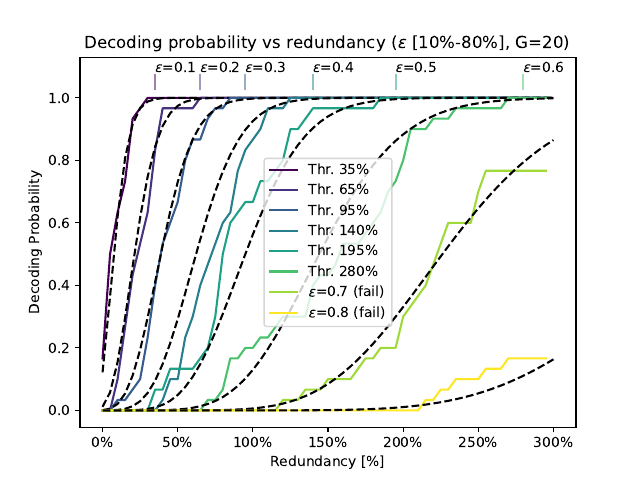

Recreate this plot in Python.
import numpy as np
import matplotlib.pyplot as plt
import matplotlib.ticker as mtick
from shared import success_rates
import pandas as pd

eps = 0.2 # PER
delta_max = 60 # R - G
G = 20
N_G = 30
q = pow(2, 8)
csv_file = '21_experiment_filtered_gen_updates.csv'
df = pd.read_csv(csv_file)

colors = ['green']
color_index = 0
gk = df[df.Success == True].groupby('PerConfig')

# Set percentage
fig, ax = plt.subplots()
ax.xaxis.set_major_formatter(mtick.PercentFormatter())

# Construct colormap
colors = plt.cm.viridis(np.linspace(0, 1, len(gk)-1))

output_data = []
df_model = pd.DataFrame({'Redundancy': [], 'SuccessRate': [], 'PER': []})
for per_name, group in gk:

    print("Plotting PER", per_name, type(per_name))
    if per_name == 0.0:
        continue

    grp = group['RedundancyUsed']

    # Get histogram from data and run through model
    hist, bins = np.histogram(grp, bins=delta_max, range=[0, 60])
    reds, model = success_rates(G, delta_max, per_name, q, False)

    # Append to series for csv export
    added_df = pd.DataFrame(
        {'Redundancy': list(reds), 'SuccessRate': model, 'PER': [per_name] * len(reds)})
    df_model = pd.concat([df_model, added_df], ignore_index=True)

    # Rescale x-axes
    reds = 100*(np.array(reds))/G
    bins = 100*(bins)/G

    success_threshold_pre = np.argwhere(np.array(model) > 0.995)
    if len(success_threshold_pre) > 0:
        # Collect minimum success point
        success_threshold = success_threshold_pre[0]
        
        success_threshold_perc = 100*(success_threshold[0]) / G
        print("Threshold", success_threshold_perc)
        plt.vlines(success_threshold_perc, 1.025, 1.075, color=colors[color_index],
                   linestyles='solid', alpha=0.5)
        plt.text(success_threshold_perc, 1.08, f"$\epsilon$={per_name:.1f}")
        
        # Completed, Cumulative norm by gen count N_G
        plt.plot(bins[:-1], np.cumsum(hist)/N_G,
                 color=colors[color_index], label=f'Thr. {success_threshold_perc:.0f}%')
    
    else:
        # Failure, Cumulative norm by gen count N_G
        plt.plot(bins[:-1], np.cumsum(hist)/N_G,
             color=colors[color_index], label=f'$\epsilon$={per_name:.1f} (fail)')

    plt.plot(reds, model, '--', color='black')
    # label = '{0}'.format(per_name)
    # plt.text(color_index * 6 * 5, y[30] - color_index / 350, label)

    color_index += 1

df_model.to_csv('21_output.csv')

# plt.text(color_index * 6 * 5, y[30] - color_index / 350, label)
plt.legend(loc='center')
# plt.grid(True)
plt.xlabel('Redundancy [%]')
plt.ylabel('Decoding Probability')
plt.title('Decoding probability vs redundancy ($\epsilon$ [10%-80%], G=20)')
plt.savefig('21_rlnc_vs_model.pdf')
